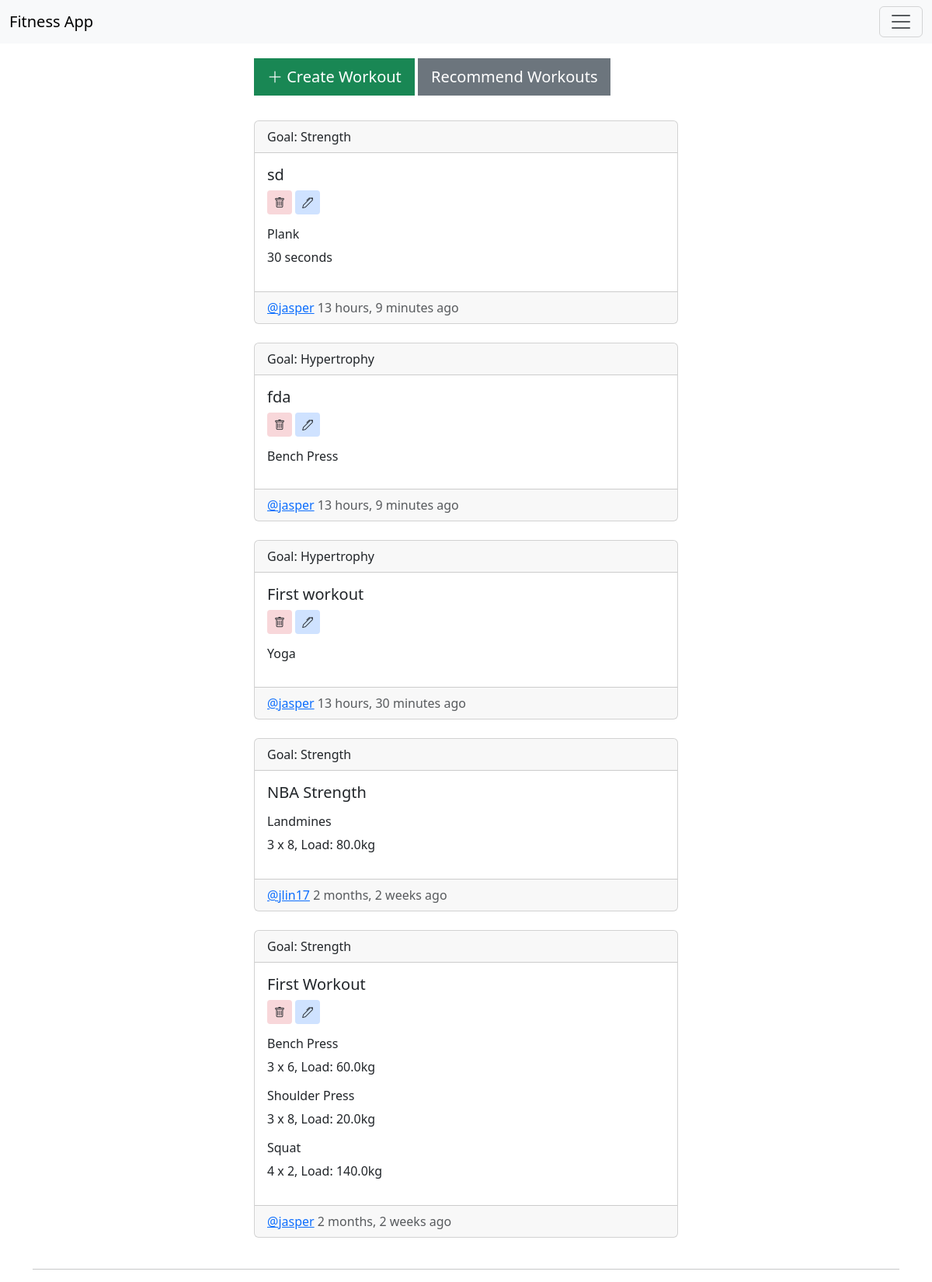
The app's page /en-us/ (signed in) with its own data.
### base/models.py (models this page shows)
class Workout(models.Model):
    class Meta:
        ordering = ["-created"]
    title = models.CharField(max_length=200, default="My workout")
    exercises = models.ManyToManyField(Exercise)
    created = models.DateTimeField(auto_now=True)
    user = models.ForeignKey(User, on_delete=models.CASCADE)
    goal = models.ForeignKey(GoalsModel, on_delete=models.SET_NULL, null=True)
    def __str__(self):
        return str(self.title)

class GoalsModel(models.Model):
    goal = models.CharField(max_length=200, null=True)
    def __str__(self):
        return self.goal

class Exercise(models.Model):
    name = models.ForeignKey(ExerciseList, blank=True, null=True, on_delete=models.SET_NULL)
    description = models.TextField(null=True)
    load = models.ForeignKey(LoadModel, blank=True, null=True, on_delete=models.SET_NULL)
    sets = models.ForeignKey(SetsModel, blank=True, null=True, on_delete=models.SET_NULL)
    reps = models.ForeignKey(RepsModel, blank=True, null=True, on_delete=models.SET_NULL)
    def __str__(self):
        return str(self.name)

class ExerciseList(models.Model):
    name = models.CharField(max_length=200)
    def __str__(self):
        return self.name

class User(AbstractUser):
    email = models.EmailField(unique=True, null=True)
    bio = models.TextField(null=True)
    goal = models.ForeignKey(GoalsModel, on_delete=models.SET_NULL, null=True, blank=True)
    pic = models.ImageField(null=True, default='person.svg')

class SetsModel(models.Model):
    sets = models.IntegerField(null=True)
    def __str__(self):
        return str(self.sets)

class RepsModel(models.Model):
    reps = models.IntegerField(null=True)
    def __str__(self):
        return str(self.reps)

class LoadModel(models.Model):
    load = models.FloatField(null=True)
    def __str__(self):
        return str(self.load)

### base/views.py (the view, shortened to what this page needs)
# urls.py: path("", views.HomeView.as_view(), name="home"),
class HomeView(View):
    template_name = 'base/home.html'
    def get(self, request):
        search = request.GET.get("search") if request.GET.get("search") != None else ''
        if request.GET.get("goal") == None:
            workouts = Workout.objects.filter(
                Q(goal__goal__icontains=search) |
                Q(title__icontains=search) |
                Q(user__username__icontains=search) |
                Q(exercises__name__name__icontains=search)
            ).distinct()
        ctx = {"workouts":workouts}
        return render(request, self.template_name, ctx)

### base/templates/base/home.html
{% extends 'main.html' %}
{% block content %}
{% load i18n %}
<div class="row justify-content-center">
    <div class="col-12 col-md-6">
        {% if request.user.is_authenticated %}
        <a class="btn btn-success btn-lg rounded-0 mb-2" href="{% url 'base:create_workout' %}"> <i class="bi bi-plus-lg"></i> {% translate "Create Workout" %}</a>
        {% if request.user.goal != None %}
        <a class = "btn btn-lg text-white bg-secondary rounded-0 mb-2" href="{% url 'base:home' %}?goal={{request.user.goal}}">{% translate "Recommend Workouts" %}</a>
        {% endif %}
        {% endif %}
        {% include 'base/feed.html' %}
    </div>
</div>
<hr>
{% endblock %}

### base/templates/base/feed.html
{% load i18n %}
{% for workout in workouts %}
<div class="card text-start my-4">
  <div class="card-header">{% translate "Goal" %}: {{ workout.goal }}</div>
  <div class="card-body">
    <h5 class="card-title">{{workout}}</h5>
    {% if workout.user == request.user %}
    <a
      class="btn btn btn-sm bg-danger-subtle"
      href="{% url 'base:workout_delete' workout.pk %}"
      ><i class="bi bi-trash"></i></a
    >
    <a
      class="btn btn btn-sm bg-primary-subtle"
      href="{% url 'base:workout_update' workout.pk %}"
      ><i class="bi bi-pen"></i></a
    >
    {% endif %}
    <div class="my-3">
      {% for exercise in workout.exercises.all %}
      <h6 class="card-text">{{exercise}}</h6>
      {% if exercise.sets.sets != None and exercise.reps.reps != None %}
      <p class="card-text">{{exercise.sets}} x {{exercise.reps}}, {% translate "Load" %}: {{exercise.load}}kg</p>
      {% endif %}
      <p>{{exercise.description}}</p>
      {% endfor %}
    </div>
  </div>
  <div class="card-footer text-body-secondary">
    <a href="{% url 'base:userprofile' workout.user.pk %}"
      >@{{workout.user.username}}</a
    >  {{workout.created|timesince}} ago
  </div>
</div>
{% endfor %}

### records on screen
Workout: goal "Strength", title "sd", user.username "jasper", created "13 hours, 9 minutes"
Exercise: name.name "Plank", description "30 seconds"
Workout: goal "Hypertrophy", title "fda", user.username "jasper", created "13 hours, 9 minutes"
Exercise: name.name "Bench Press"
Workout: goal "Hypertrophy", title "First workout", user.username "jasper", created "13 hours, 30 minutes"
Exercise: name.name "Yoga"
Workout: goal "Strength", title "NBA Strength", user.username "jlin17", created "2 months, 2 weeks"
Exercise: name.name "Landmines", sets "3", reps "8", load "80.0"
Workout: goal "Strength", title "First Workout", user.username "jasper", created "2 months, 2 weeks"
Exercise: name.name "Bench Press", sets "3", reps "6", load "60.0"
Exercise: name.name "Shoulder Press", sets "3", reps "8", load "20.0"
Exercise: name.name "Squat", sets "4", reps "2", load "140.0"
